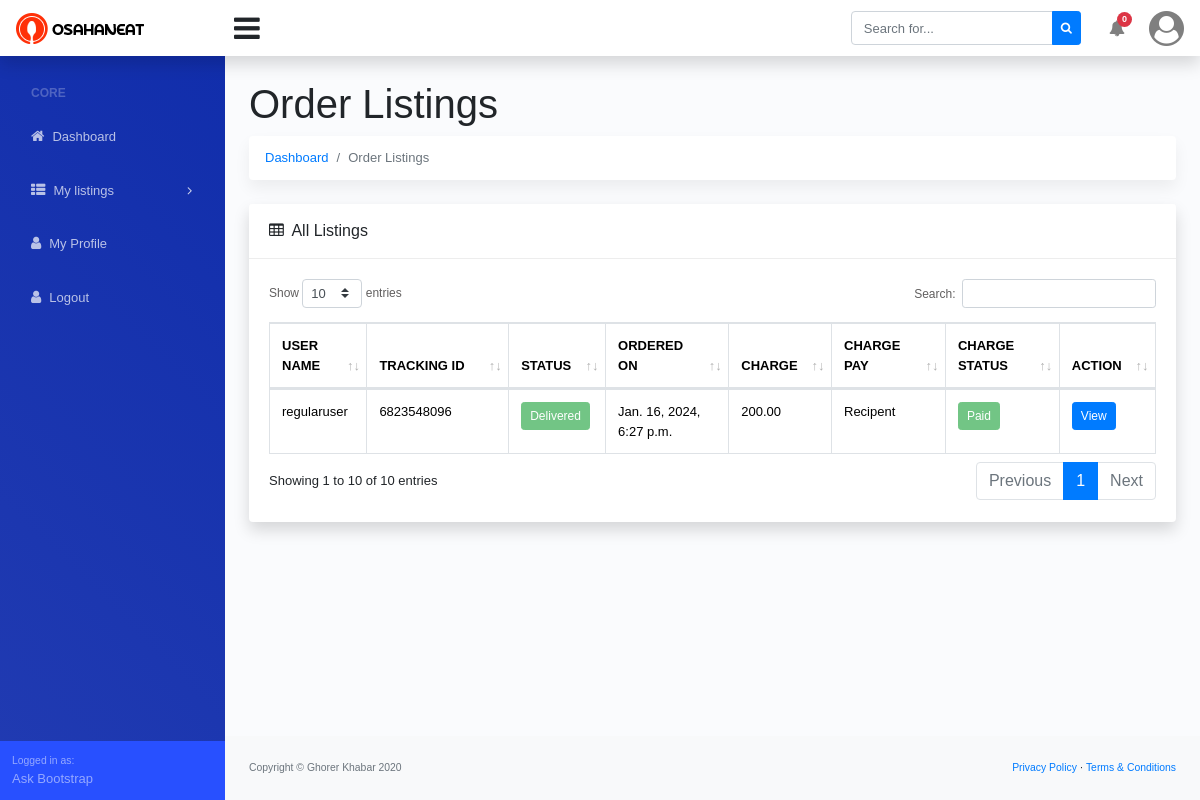
The page /dashboard/order/?filter=delivered (signed in) on the database its author committed.
### parcel_order/models.py (models this page shows, shortened)
class Delivery_Order(models.Model):
    user = models.ForeignKey(Custom_User, on_delete=models.CASCADE, related_name='user', blank=True, null=True)
    STATUS = (
        ('Pending', 'Pending'),
        ('Received', 'Received'),
        ('Shipped', 'Shipped'),
        ('On The Way', 'On The Way'),
        ('Receive at delivery point', 'Receive at delivery point'),
        ('Out For Delivery', 'Out For Delivery'),
        ('Delivered', 'Delivered'),
        ('Return', 'Return'),
        ('Cancel', 'Cancel'),
    )
    DELIVERY_SYSTEM = (
        ('Train', 'Train'),
        ('Bus', 'Bus'),
    )
    PAY_FOR = (
        ('Pickup', 'Pickup'),
        ('Recipent', 'Recipent'),
    )
    PAYMENT_METHOD = (
        ('Cash', 'Cash'),
        ('Online', 'Online'),
    )
    tracking_ID = models.CharField(max_length=10, blank=True, null=True)
    qr_code = models.ImageField(upload_to='order/qrcode/', blank=True, null=True)
    bar_code = models.ImageField(upload_to='order/barcode/', blank=True, null=True)
    status = models.CharField(choices=STATUS, max_length=50, blank=True, null=True)
    status_details = models.CharField(max_length=600, blank=True, null=True)
    delivery_system = models.CharField(choices=DELIVERY_SYSTEM, max_length=50, blank=True, null=True)
    shipping_charge = models.DecimalField(max_digits=5, decimal_places=2, blank=True, null=True)
    shipping_charge_paid = models.BooleanField(default=False)
    shopping_payment_method = models.CharField(choices=PAYMENT_METHOD, max_length=50, blank=True, null=True)
    pay_for = models.CharField(choices=PAY_FOR, max_length=50, blank=True, null=True)
    delivery_secret_code = models.CharField(max_length=6, blank=True, null=True)
    pickup_address = models.ForeignKey(Address, on_delete=models.CASCADE, related_name='pickup_address', blank=True, null=True)
    item_name = models.CharField(max_length=500, blank=True, null=True)
    item_price = models.DecimalField(max_digits=9, blank=True, null=True, decimal_places=2)
    item_description = models.TextField(blank=True, null=True)
    recipient_name = models.CharField(max_length=100)
    recipient_phone_number = models.CharField(max_length=14)
    delivery_address = models.ForeignKey(Address, on_delete=models.CASCADE, related_name='delivery_address', blank=True, null=True)
    special_instructions = models.TextField(blank=True, null=True)
    order_date = models.DateTimeField(auto_now_add=True)
    order_update = models.DateTimeField(auto_now=True)
    delivery_date = models.DateTimeField(blank=True,null=True)
    return_date = models.DateTimeField(blank=True,null=True)

### account/models.py (models this page shows, shortened)
class Custom_User(AbstractBaseUser, PermissionsMixin):
    USER_TYPE = (
        ('Admin', 'Admin'),
        ('Staff', 'Staff'),
        ('Normal User', 'Normal User'),
        ('Merchant', 'Merchant'),
    )
    username = models.CharField(max_length=100, validators=[UnicodeUsernameValidator], unique=True)
    email = models.EmailField(max_length=150)
    phone_number = models.CharField(max_length=14)
    user_type = models.CharField(choices=USER_TYPE, blank=True, null=True, max_length=20)
    joined_date = models.DateTimeField(auto_now_add=True)
    update_date = models.DateTimeField(auto_now=True)
    is_active = models.BooleanField(default=True)
    is_superuser = models.BooleanField(default=False)
    is_staff = models.BooleanField(default=False)
    is_varified = models.BooleanField(default=False)
    auth_token = models.CharField(max_length=500, blank=True, null=True)
    otp_token = models.CharField(max_length=6, blank=True, null=True)
    objects = BaseManager()
    USERNAME_FIELD = 'username'
    REQUIRED_FIELDS = ['email', 'phone_number']

### admin_panel/views.py (the view)
# urls.py: path('dashboard/order/', order_list, name='order_list'),
@login_required
def order_list(request):
    if request.user.user_type == 'Normal User' or request.user.user_type == 'Merchant':
        return redirect('dashboard_Unauthorized')
    filter = request.GET.get('filter')
    print('filter', filter)
    if filter == 'active':
        order = Delivery_Order.objects.filter(Q(status='Received') | Q(status='Shipped') | Q(status='On The Way') | Q(status='Receive at delivery point') | Q(status='Out For Delivery')).order_by('-id')
    elif filter == 'pending':
        order = Delivery_Order.objects.filter(status='Pending').order_by('-id')
    elif filter == 'delivered':
        order = Delivery_Order.objects.filter(status='Delivered').order_by('-id')
    else:
        order = Delivery_Order.objects.all().order_by('-id')
    return render(request, 'admin_base/order/order.html', {'order': order})

### templates/admin_base/order/order.html (shortened to what this page needs)
{% extends '../base.html' %}
{% block dashboard_body %}
<main>
    <div class="container-fluid">
        <h1 class="mt-4">Order Listings</h1>
        <ol class="breadcrumb mb-4">
            <li class="breadcrumb-item"><a href="{% url 'admin_dashboard' %}">Dashboard</a></li>
            <li class="breadcrumb-item active">Order Listings</li>
        </ol>
        <div class="row">
            <div class="col-xl-12">
                <div class="card mb-4">
                    <div class="card-header">
                        <i class="fa fa-table mr-1"></i>
                        All Listings
                    </div>
                    <div class="card-body">
                        <div class="table-responsive">
                            <div id="dataTable_wrapper" class="dataTables_wrapper dt-bootstrap4 no-footer">
                                <div class="row">
                                    <div class="col-sm-12 col-md-6">
                                        <div class="dataTables_length" id="dataTable_length"><label>Show <select
                                                    name="dataTable_length" aria-controls="dataTable"
                                                    class="custom-select custom-select-sm form-control form-control-sm">
                                                    <option value="10">10</option>
                                                </select> entries</label></div>
                                    </div>
                                    <div class="col-sm-12 col-md-6">
                                        <div id="dataTable_filter" class="dataTables_filter"><label>Search:<input
                                                    type="search" class="form-control form-control-sm" placeholder=""
                                                    aria-controls="dataTable"></label></div>
                                    </div>
                                </div>
                                <div class="row">
                                    <div class="col-sm-12">
                                        <table class="table table-bordered dataTable no-footer" id="dataTable"
                                            width="100%" cellspacing="0" role="grid" aria-describedby="dataTable_info"
                                            style="width: 100%;">
                                            <thead>
                                                <tr class="text-uppercase" role="row">
                                                    <th class="sorting" tabindex="0" aria-controls="dataTable"
                                                        rowspan="1" colspan="1"
                                                        aria-label="User Name: activate to sort column ascending"
                                                        style="width: 51.2px;">User Name</th>
                                                    <th class="sorting" tabindex="0" aria-controls="dataTable"
                                                        rowspan="1" colspan="1"
                                                        aria-label="Tracking ID: activate to sort column ascending"
                                                        style="width: 94.2px;">Tracking ID</th>
                                                    <th class="sorting" tabindex="0" aria-controls="dataTable"
                                                        rowspan="1" colspan="1"
                                                        aria-label="Status: activate to sort column ascending"
                                                        style="width: 50.2px;">Status</th>
                                                    <th class="sorting" tabindex="0" aria-controls="dataTable"
                                                        rowspan="1" colspan="1"
                                                        aria-label="Ordered on: activate to sort column ascending"
                                                        style="width: 76.2px;">Ordered on</th>
                                                    <th class="sorting" tabindex="0" aria-controls="dataTable"
                                                        rowspan="1" colspan="1"
                                                        aria-label="Charge: activate to sort column ascending"
                                                        style="width: 42.2px;">Charge</th>
                                                    <th class="sorting" tabindex="0" aria-controls="dataTable"
                                                        rowspan="1" colspan="1"
                                                        aria-label="Charge Pay: activate to sort column ascending"
                                                        style="width: 67.2px;">Charge Pay</th>
                                                    <th class="sorting" tabindex="0" aria-controls="dataTable"
                                                        rowspan="1" colspan="1"
                                                        aria-label="Charge Status: activate to sort column ascending"
                                                        style="width: 67.2px;">Charge Status</th>
                                                    <th class="sorting" tabindex="0" aria-controls="dataTable"
                                                        rowspan="1" colspan="1"
                                                        aria-label="Action: activate to sort column ascending"
                                                        style="width: 50px;">Action</th>
                                                </tr>
                                            </thead>
                                            <tbody>
                                                {% for order in order %}
                                                <tr role="row" class="odd">
                                                    <td> {{order.user.username}} </td>
                                                    <td>{{order.tracking_ID}}</td>
                                                    <td>
                                                        <button disabled="" type="button" class="btn btn-sm btn-success btn-round">
                                                            {{order.status}}
                                                        </button>
                                                    </td>
                                                    <td>
                                                        {{order.order_date}}
                                                    </td>
                                                    <td>
                                                        {{order.shipping_charge}}
                                                    </td>
                                                    <td>
                                                        {{order.pay_for}}
                                                    </td>
                                                    <td>
                                                        {% if order.shipping_charge_paid == True %}
                                                        <button disabled="" type="button" class="btn btn-sm btn-success btn-round">
                                                        Paid
                                                        </button>
                                                        {% else %}
                                                        <button disabled="" type="button" class="btn btn-sm btn-warning btn-round">
                                                        Unpaid
                                                        </button>
                                                        {% endif %}
                                                    </td>
                                                    <td>
                                                        <a href="{% url 'order_view' order.id %}" class="btn btn-primary btn-sm">
                                                            View
                                                        </a>
                                                    </td>
                                                </tr>
                                                {% endfor %}
                                            </tbody>
                                        </table>
                                    </div>
                                </div>
                                <div class="row">
                                    <div class="col-sm-12 col-md-5">
                                        <div class="dataTables_info" id="dataTable_info" role="status"
                                            aria-live="polite">Showing 1 to 10 of 10 entries</div>
                                    </div>
                                    <div class="col-sm-12 col-md-7">
                                        <div class="dataTables_paginate paging_simple_numbers" id="dataTable_paginate">
                                            <ul class="pagination">
                                                <li class="paginate_button page-item previous disabled"
                                                    id="dataTable_previous"><a href="#" aria-controls="dataTable"
                                                        data-dt-idx="0" tabindex="0" class="page-link">Previous</a></li>
                                                <li class="paginate_button page-item active"><a href="#"
                                                        aria-controls="dataTable" data-dt-idx="1" tabindex="0"
                                                        class="page-link">1</a></li>
                                                <li class="paginate_button page-item next disabled" id="dataTable_next">
                                                    <a href="#" aria-controls="dataTable" data-dt-idx="2" tabindex="0"
                                                        class="page-link">Next</a>
                                                </li>
                                            </ul>
                                        </div>
                                    </div>
                                </div>
                            </div>
                        </div>
                    </div>
                </div>
            </div>
        </div>
    </div>
</main>
{% endblock dashboard_body %}

### rows shown on the page
Delivery_Order: user.username "regularuser", tracking_ID "6823548096", status "Delivered", order_date "Jan. 16, 2024, 6:27 p.m.", shipping_charge "200.00", pay_for "Recipent", shipping_charge_paid "Paid"
